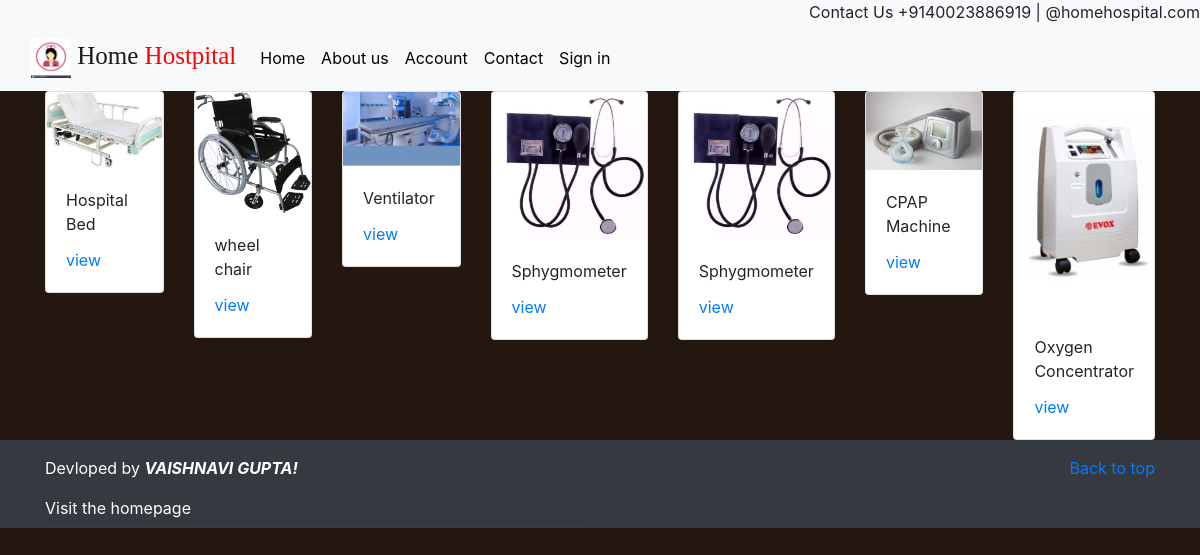
Page /product/all on the committed database.
### app/models.py (models this page shows)
class Equipment(models.Model):
    name = models.CharField(max_length=50)
    catagory = models.CharField(max_length=50, default='Machine_one')
    price = models.IntegerField(null=True)
    rent_price = models.IntegerField(null=True)
    image = models.ImageField(upload_to='equipments')
    image_2 =  models.ImageField(upload_to='equipments')
    Description = models.TextField()
    availability = models.BooleanField()
    date_added = models.DateTimeField(auto_now=True)
    def __str__(self):
        return self.name

### app/views.py (the view)
# urls.py: path('product/all',views.show_products,name='product_all'),
def show_products(request):
    products = Equipment.objects.all()
    ctx = {'products':products}
    return render(request,'store/product_view.html',ctx)

### templates/store/product_view.html (shortened to what this page needs)
{% extends 'layout/base.html' %}
{% load static %}
{% load crispy_forms_tags %}
{% load cart_tag %}
{% block content %}
<div class="container">
    <div class="row">
        {% for product in products %}
            <div class="col">
                <div class="card">
                    <img src="{{product.image.url}}" alt="" class="card-img-top">
                    <div class="card-body">
                        <div class="card-title">{{product}}</div>
                        <a href="{% url 'product_detail' product.pk %}" class="card-link">view </a>
                    </div>
                </div>
            </div>
        {% empty %}
        <h3>No product available</h3>
        {% endfor %}
    </div>
</div>
{% endblock content %}

### templates/store/product_view.html (style rules this page uses)
body { height: 100vh; background-color: rgb(36, 23, 18) !important; }

### rows in the picture
Equipment: image (picture), name "Hospital Bed"
Equipment: image (picture), name "wheel chair"
Equipment: image (picture), name "Ventilator"
Equipment: image (picture), name "Sphygmometer"
Equipment: image (picture), name "Sphygmometer"
Equipment: image (picture), name "CPAP Machine"
Equipment: image (picture), name "Oxygen Concentrator"
